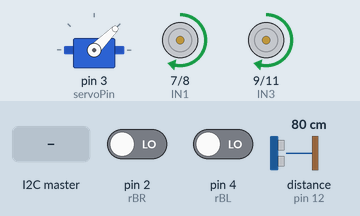
The sketch below on a simulated Arduino Uno, built with avr-gcc and run on an emulated ATmega328P. Shown: servo, motor-driver pin pairs drawn as motors (green arrow = first pin HIGH = forward, orange = second pin HIGH = backward, longer = more drive, scaled by the enable pin). Wiring (inferred from the names in the program): ultrasonic range finder: trigger pin 13; echo pin 12. The inputs (shaded band) are chosen by the test bench; at power-on: distance to the obstacle (sensor on pin 12) 80 cm, pin 2 (rBR) LOW, pin 4 (rBL) LOW. The echo pulse lasts 58.3 µs per cm; what the sketch prints to the serial monitor is not drawn.

Above: at 1.2 s.
1.3 s: the I2C master sends "b"
At 1.55 s:
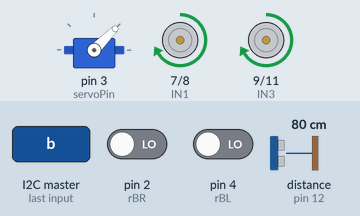
4.3 s: distance to the obstacle (sensor on pin 12) set to 74 cm
At 5.6 s:
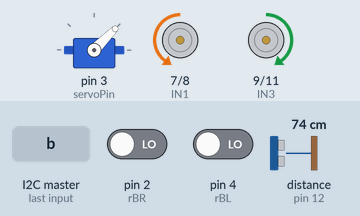
5.9 s: pin 2 (rBR) driven HIGH
At 6.9 s:
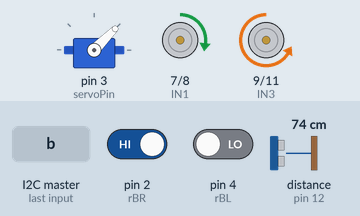
7.4 s: the I2C master sends "r"
At 7.48 s:
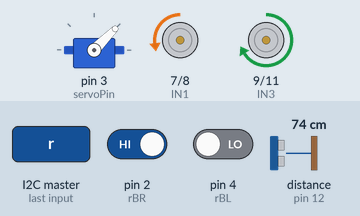
9.0 s: the I2C master sends "l"
At 9.13 s:
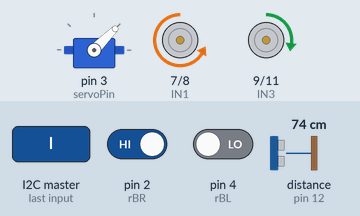
10.7 s: pin 2 (rBR) driven LOW
At 12.2 s:
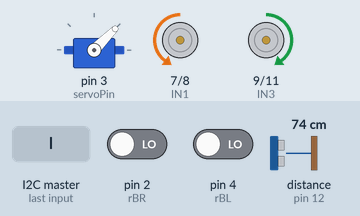
Timing chart, 0 to 13.2 s (numbered marks = the images above; inputs shaded):
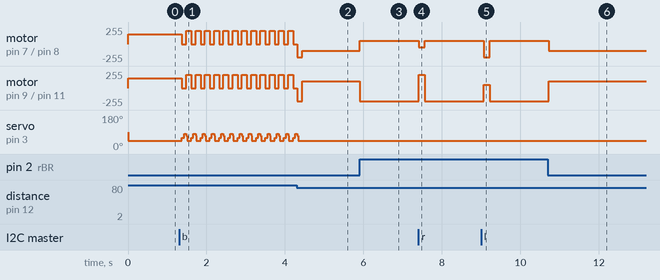

The sketch:

MM_BottomBoardReciever.ino
```cpp
#include <Servo.h> //servo library
#include <Wire.h>  //i2c wire library


// Reflectance sensor pins
const int rBR = 2;            //back right reflectance sensor
const int rBL = 4;            //back left reflectance sensor

int rBLState = 0;          // Initialize sensor variables
int rBRState = 0;

// Speed control pins
const int ENA = 5;            //left side
const int ENB = 6;            //right side

// Direction control pins
const int IN1 = 7;            //back right motor
const int IN2 = 8;            //front right motor
const int IN3 = 9;            //front left motor
const int IN4 = 11;           //back left motor (not used)

// Ultrasonic Sensor Pins
const int Echo = 12;
const int Trig = 13;

// Servo pin
const int servoPin = 3;

Servo myservo;

int x = 0;
char value;
char direction = 'p';
char action;
int distance;
int perpendicular = 70;   //ballpark, figure out later

void setup() {
  // Configure all of these pins as outputs
  pinMode(IN1, OUTPUT);
  pinMode(IN2, OUTPUT);
  pinMode(IN3, OUTPUT);
  pinMode(IN4, OUTPUT);
  pinMode(ENA, OUTPUT);
  pinMode(ENB, OUTPUT);

  // Set the ultrasonic sensor pins
  pinMode(Echo, INPUT);
  pinMode(Trig, OUTPUT);

  // Set the servo pin
  myservo.attach(servoPin);

  pinMode(rBR, INPUT);   // Declare assigned sensor pins as input
  pinMode(rBL, INPUT);

  Wire.begin(8); //join i2c bus, set address to 8
  Wire.onRequest(requestEvent); // register event
  Wire.onReceive(receiveEvent); // register event

  Serial.begin(9600); // Start serial monitor
}

// function that executes whenever data is received from bottom board
void receiveEvent(int bytes) {

  while (Wire.available()) { // loop through all
    char received = Wire.read();       // receive byte as a character
    if (((received == 'f')||(received == 'p')) || (received == 'b')){
      direction = received;
    }
    else{
      action = received;
    }
  }
  //x = Wire.read();    // receive byte as an integer
}

// function that executes whenever data is requested by master
void requestEvent() {
  Wire.write(value); // respond with message of 1 byte
}

//     Left motor truth table
// Here are some handy tables to show the various modes of operation.
//  ENA         IN1             IN2         Description
//  LOW   Not Applicable   Not Applicable   Motor is off
//  HIGH        LOW             LOW         Motor is stopped (brakes)
//  HIGH        LOW             HIGH        Motor is on and turning forwards
//  HIGH        HIGH            LOW         Motor is on and turning backwards
//  HIGH        HIGH            HIGH        Motor is stopped (brakes)

//     Right motor truth table
// Here are some handy tables to show the various modes of operation.
//  ENB         IN3             IN4         Description
//  LOW   Not Applicable   Not Applicable   Motor is off
//  HIGH        LOW             LOW         Motor is stopped (brakes)
//  HIGH        LOW             HIGH        Motor is on and turning forwards
//  HIGH        HIGH            LOW         Motor is on and turning backwards
//  HIGH        HIGH            HIGH        Motor is stopped (brakes)


void forward(int carSpeed)  // Forward, cap at 255
{
  // Setting Direction and Power Pins
  digitalWrite(IN1, HIGH);
  digitalWrite(IN2, LOW);
  digitalWrite(IN3, LOW);
  digitalWrite(IN4, HIGH);
  // Write speed to 'A' and 'B' MotorGroups
  analogWrite(ENA, carSpeed);
  analogWrite(ENB, carSpeed);
}

void back(int carSpeed) {
  digitalWrite(IN1, LOW);
  digitalWrite(IN2, HIGH);
  digitalWrite(IN3, HIGH);
  digitalWrite(IN4, LOW);
  analogWrite(ENA, carSpeed);
  analogWrite(ENB, carSpeed);
}

void turnLeft(int carSpeed) {
  digitalWrite(IN1, LOW);
  digitalWrite(IN2, HIGH);
  digitalWrite(IN3, LOW);
  digitalWrite(IN4, HIGH);
  analogWrite(ENA, carSpeed);
  analogWrite(ENB, carSpeed);
}

void turnRight(int carSpeed) {
  digitalWrite(IN1, HIGH);
  digitalWrite(IN2, LOW);
  digitalWrite(IN3, HIGH);
  digitalWrite(IN4, LOW);
  analogWrite(ENA, carSpeed);
  analogWrite(ENB, carSpeed);
}

//A swing turn is when only one side of the robot's drivebase is powered.
void swingTurnLeft(int carSpeed) {
  digitalWrite(IN1, HIGH);
  digitalWrite(IN2, LOW);
  digitalWrite(IN3, LOW);
  digitalWrite(IN4, HIGH);
  analogWrite(ENA, 0.25 * carSpeed);
  analogWrite(ENB, carSpeed);
}

void swingTurnRight(int carSpeed) {
  digitalWrite(IN1, HIGH);
  digitalWrite(IN2, LOW);
  digitalWrite(IN3, LOW);
  digitalWrite(IN4, HIGH);
  analogWrite(ENA, carSpeed);
  analogWrite(ENB, 0.25 * carSpeed);
}

void swingTurnBackLeft(int carSpeed) {
  digitalWrite(IN1, LOW);
  digitalWrite(IN2, HIGH);
  digitalWrite(IN3, HIGH);
  digitalWrite(IN4, LOW);
  analogWrite(ENA, 0.25 * carSpeed);
  analogWrite(ENB, carSpeed);
}

void swingTurnBackRight(int carSpeed) {
  digitalWrite(IN1, LOW);
  digitalWrite(IN2, HIGH);
  digitalWrite(IN3, HIGH);
  digitalWrite(IN4, LOW);
  analogWrite(ENA, carSpeed);
  analogWrite(ENB, 0.25 * carSpeed);
}

void stop() {
  digitalWrite(ENA, 0);
  digitalWrite(ENB, 0);
}

/**
 * @brief Get the distance (in) by the ultrasonic sensor
 *
 * @return int The distance sensed by the ultrasonic sensor
 */
int getDistance() {
  // trigger an ultrasonic wave for 20 microseconds
  digitalWrite(Trig, LOW);
  delayMicroseconds(10);
  digitalWrite(Trig, HIGH);
  delayMicroseconds(10);
  digitalWrite(Trig, LOW);
  // calculation converting time until signal returned to distance
  float Fdistance = pulseIn(Echo, HIGH);
  Fdistance = Fdistance / 148.0;
  // returns an integer as the distance (in cm) sensed
  return Fdistance;
}

int panFind(){    //look to left, then right with ultrasonic sensor and return whether it needs to turn right (2) or left (1)
  myservo.write(perpendicular-10);
  delay(50);
  int distLeft = getDistance();
  myservo.write(perpendicular+10);
  delay(50);
  int distRight = getDistance();

  myservo.write(perpendicular);     //return to normal

  if (distLeft>distRight){
    return 1;
  }
  else{
    return 2;
  }
}

void loop() {

  rBRState = digitalRead(rBR);  //read right sensor
  rBLState = digitalRead(rBL);   //read left sensor

  Serial.println(x);


  if(action == 'r'){
    swingTurnBackLeft(200);
    delay(50);    //give time to clear the line
    action = 'x';   //clear action
  }
  else if(action == 'l'){
    swingTurnBackRight(200);
    delay(50);
    action = 'x';
  }
  else if(rBRState == HIGH){          //If right sensor is over reflective material
    // swing turn forward left, tell front board to follow along with "i"
    value = 'i';
    swingTurnLeft(200);
    delay(50);
  }
  else if(rBLState == HIGH){     //If Left sensor above reflective material
    // swing turn forward right, tell front board to follow along with "e"
    value = 'e';
    swingTurnRight(200);
    delay(50);
  }

  else if(action == 's'){
    stop();
  }

  else{
    distance = getDistance(); // Get the distance from the ultrasonic sensor

    if ((distance < 30) && (direction != 'f')){     //seeing something and going in this board's direction or panning
      value = 'b';
      direction = 'b';

      back(100);
    }
    else if ((distance >= 30) && (direction == 'b')){     //detected in front but no longer see it
      value = 's';
      stop();                   //stop front

      if (panFind() == 1){
        turnLeft(200);
        delay(20);        //may have to decrease time or speed of turning, i just want about a 10 degree turn
      }
      else{
        turnRight(200);
        delay(20);
      }
    }
    else if (direction == 'f'){
      //should be controlled by front board, this just follows along
      forward(100);
    }
    else{                           //default to panning mode
      value = 'p';
      turnRight(150);
    }
  }

  myservo.write(45);

  delay(100);
}
```

Measured:
- the behaviour switches between 77 and 76 cm on distance to the obstacle (sensor on pin 12) (found by bisection; images 1 and 2)
- after the input at 1.3 s, motor on pin 7 (IN1) / pin 8 (IN2), motor on pin 9 (IN3) / pin 11 (IN4): alternates forward 200/255 for 0.13 s and stopped for 0.11 s, starting after 0.08 s; servo on pin 3 (servoPin): 45° → 60° after 0.08 s, then repeats every 0.24 s: 80° 0.06 s, 70° 0.02 s, 45° 0.11 s, 60° 0.06 s
- after the input at 4.3 s, servo on pin 3 (servoPin): goes on until 4.3 s, then stays 45°
- after the input at 5.9 s, motor on pin 7 (IN1) / pin 8 (IN2): backward 100/255 → forward 50/255 at once; motor on pin 9 (IN3) / pin 11 (IN4): forward 100/255 → backward 200/255 at once
- after the input at 7.4 s, motor on pin 7 (IN1) / pin 8 (IN2): forward 50/255 → backward 50/255 at once, → forward 50/255 0.15 s later; motor on pin 9 (IN3) / pin 11 (IN4): backward 200/255 → forward 200/255 at once, → backward 200/255 0.15 s later
- after the input at 9.0 s, motor on pin 7 (IN1) / pin 8 (IN2): forward 50/255 → backward 200/255 after 0.06 s, → forward 50/255 0.15 s later; motor on pin 9 (IN3) / pin 11 (IN4): backward 200/255 → forward 50/255 after 0.06 s, → backward 200/255 0.15 s later
- after the input at 10.7 s, motor on pin 7 (IN1) / pin 8 (IN2): forward 50/255 → backward 100/255 at once; motor on pin 9 (IN3) / pin 11 (IN4): backward 200/255 → forward 100/255 at once
